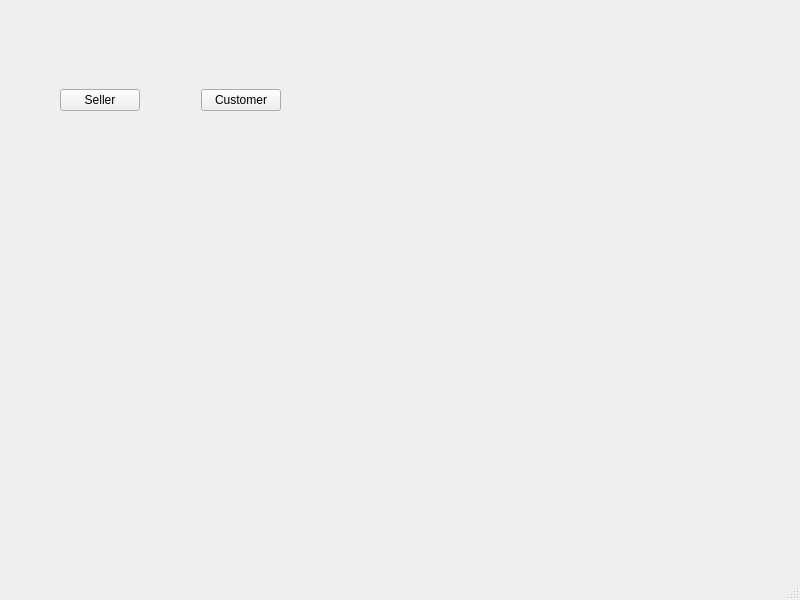
<?xml version="1.0" encoding="UTF-8"?>
<ui version="4.0">
 <class>marketplace</class>
 <widget class="QMainWindow" name="marketplace">
  <property name="geometry">
   <rect>
    <x>0</x>
    <y>0</y>
    <width>800</width>
    <height>600</height>
   </rect>
  </property>
  <property name="windowTitle">
   <string>marketplace</string>
  </property>
  <widget class="QWidget" name="centralwidget">
   <widget class="QWidget" name="horizontalLayoutWidget">
    <property name="geometry">
     <rect>
      <x>60</x>
      <y>40</y>
      <width>221</width>
      <height>121</height>
     </rect>
    </property>
    <layout class="QHBoxLayout" name="horizontalLayout">
     <item>
      <widget class="QPushButton" name="sellerP">
       <property name="text">
        <string>Seller</string>
       </property>
      </widget>
     </item>
     <item>
      <spacer name="horizontalSpacer">
       <property name="orientation">
        <enum>Qt::Horizontal</enum>
       </property>
       <property name="sizeHint" stdset="0">
        <size>
         <width>40</width>
         <height>20</height>
        </size>
       </property>
      </spacer>
     </item>
     <item>
      <widget class="QPushButton" name="pushButton">
       <property name="text">
        <string>Customer</string>
       </property>
      </widget>
     </item>
    </layout>
   </widget>
  </widget>
  <widget class="QMenuBar" name="menubar">
   <property name="geometry">
    <rect>
     <x>0</x>
     <y>0</y>
     <width>800</width>
     <height>17</height>
    </rect>
   </property>
  </widget>
  <widget class="QStatusBar" name="statusbar"/>
 </widget>
 <resources/>
 <connections/>
</ui>
